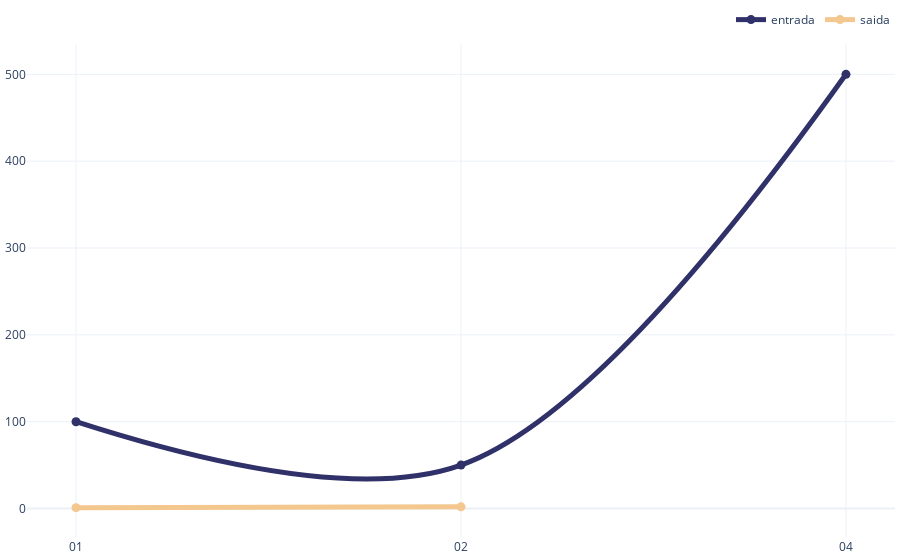

This figure's notebook cell:
### Code cell
fig.show()

### Figure 1 — Plotly figure (JSON) as saved in the notebook; plotly's stock layout.template omitted (floating-point values rounded to 4 significant figures)
{"data": [{"line": {"color": "#31316A", "shape": "spline", "width": 5}, "marker": {"size": 9}, "mode": "markers+lines", "name": "entrada", "type": "scatter", "x": ["01", "02", "04"], "y": [100, 50, 500]}, {"line": {"color": "#F3C78D", "shape": "spline", "width": 5}, "marker": {"size": 9}, "mode": "markers+lines", "name": "saida", "type": "scatter", "x": ["01", "02"], "y": ["01", "02"]}], "layout": {"hovermode": "x unified", "legend": {"orientation": "h", "x": 1, "xanchor": "right", "y": 1.02, "yanchor": "bottom"}, "margin": {"b": 5, "l": 5, "r": 5, "t": 5}, "paper_bgcolor": "rgba(255, 255, 255, 0)", "plot_bgcolor": "rgba(255, 255, 255, 0)", "xaxis": {"type": "category"}}}
